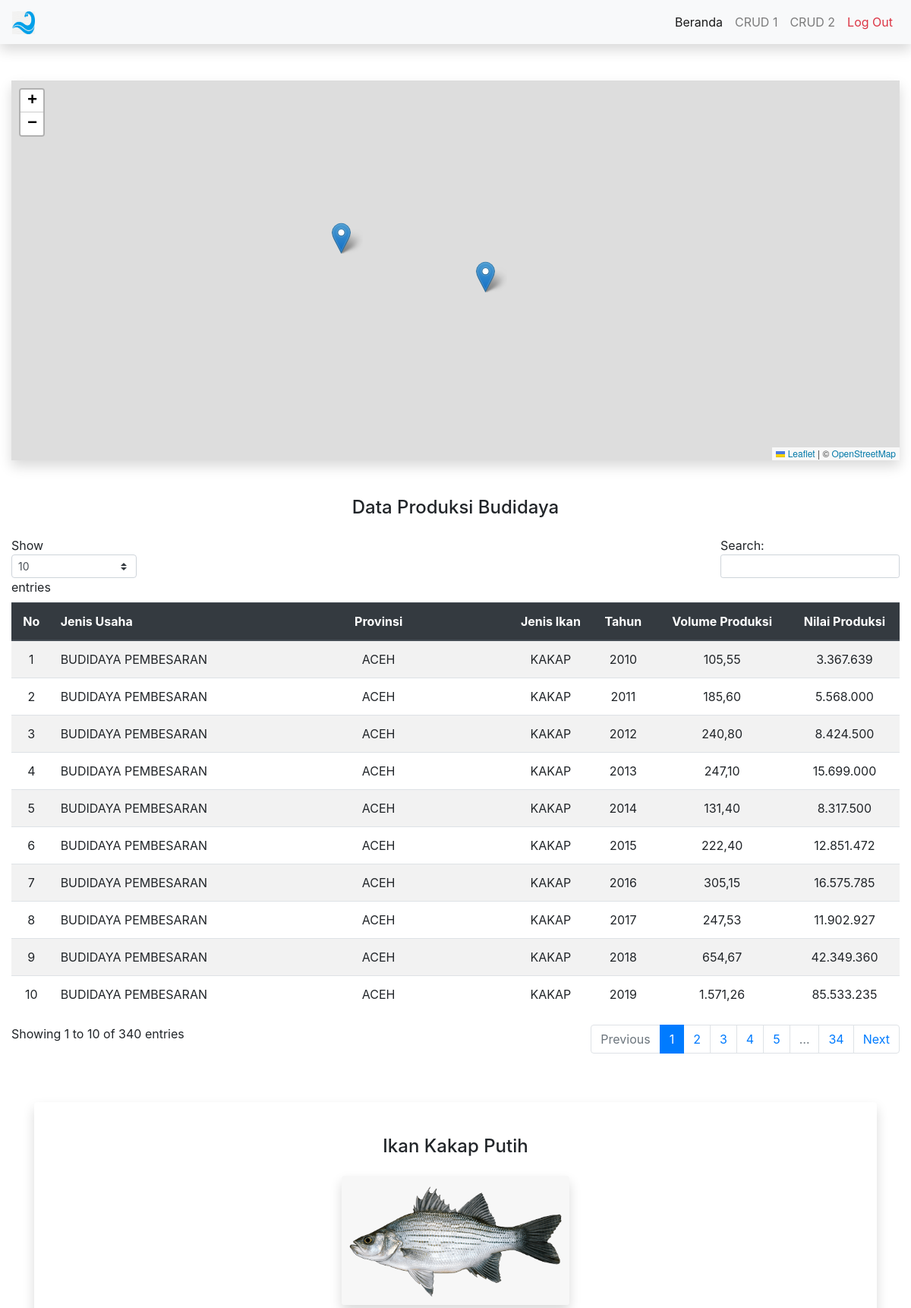
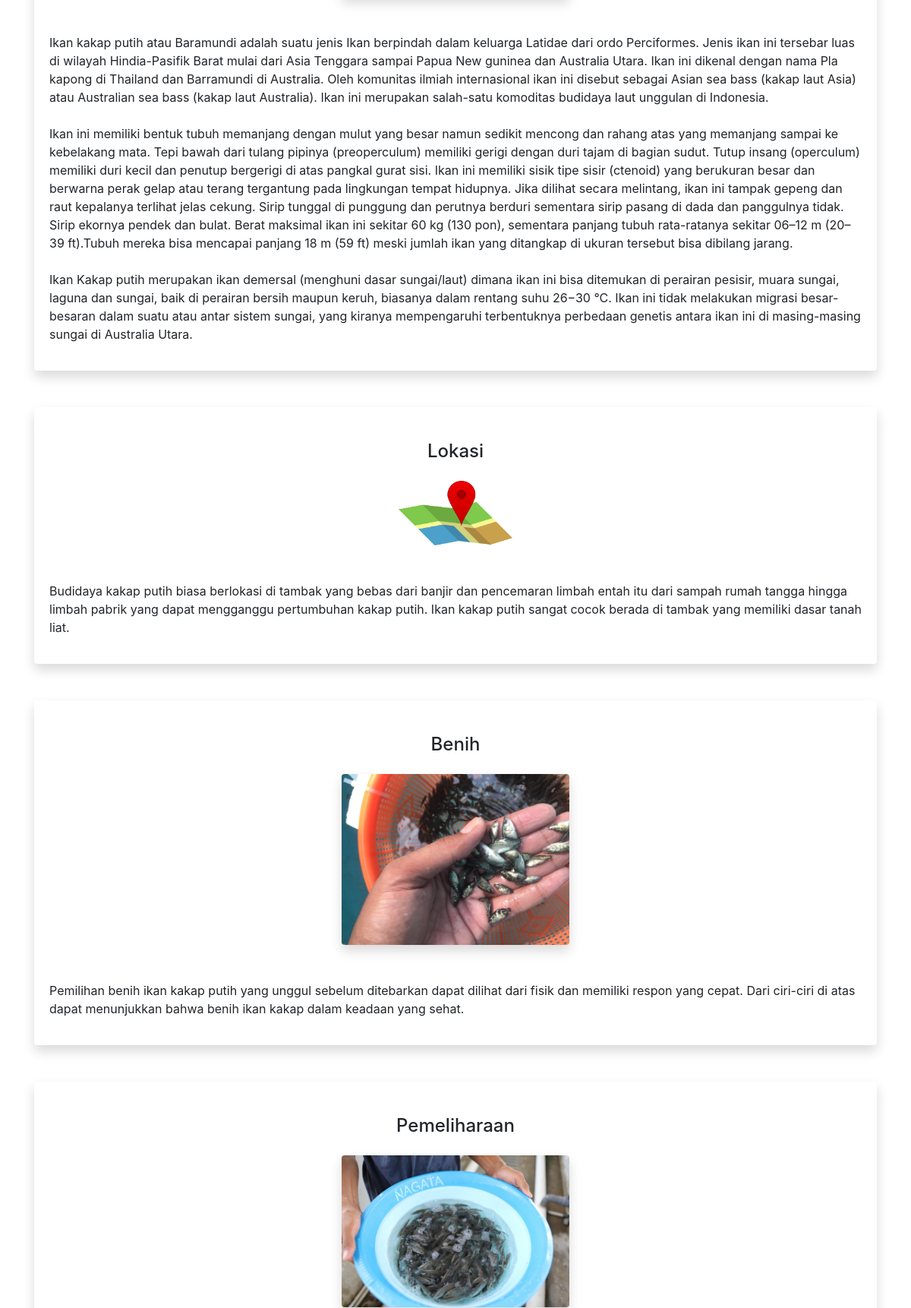
/index.php (signed in, upper part), run on the app's committed database (2 pictures, top to bottom).
### tables this page shows
CREATE TABLE `produksi_budidaya` (
  `id` int(11) NOT NULL,
  `jenis_usaha` varchar(100) DEFAULT NULL,
  `provinsi` varchar(100) DEFAULT NULL,
  `jenis_ikan` varchar(50) DEFAULT NULL,
  `tahun` int(11) DEFAULT NULL,
  `volume` varchar(50) DEFAULT NULL,
  `nilai` varchar(50) DEFAULT NULL
);

### db.php (called while the page is built, shortened)
<?php
function connect_DB()
{
  $conn = new mysqli('localhost', 'root', '', 'uaspemweb');
  return $conn;
}
$conn = connect_DB();
function query_select($table = false, $select = null)
{
  global $conn;
  if ($select) {
    $result = mysqli_query($conn, "SELECT * FROM " . $table . " WHERE " . $select);
  } else {
    $result = mysqli_query($conn, "SELECT * FROM " . $table);
  }
  $rows = [];
  while ($row = mysqli_fetch_assoc($result)) {
    $rows[] = $row;
  }
  return $rows;
}

### index.php (the view, shortened to what this page needs)
<?php
require 'db.php';
$produkBudidaya = query_select('produksi_budidaya');
?>
<?php require 'header.php'; ?>
<?php require 'navbar.php'; ?>
<div class="container-fluid mt-5 ">
  <div id="map" class="shadow"></div>
</div>
<div class="container-fluid mt-5">
  <div class="text-center mb-4">
    <h4>Data Produksi Budidaya</h4>
  </div>
  <table class="table table-striped" id="data">
    <thead class="thead-dark">
      <tr>
        <th class="text-center">No</th>
        <th>Jenis Usaha</th>
        <th class="text-center">Provinsi</th>
        <th class="text-center">Jenis Ikan</th>
        <th class="text-center">Tahun</th>
        <th class="text-center">Volume Produksi</th>
        <th class="text-center">Nilai Produksi</th>
      </tr>
    </thead>
    <tbody>
      <?php $i = 1;  ?>
      <?php foreach ($produkBudidaya as $item) : ?>
        <tr>
          <td class="text-center"><?= $i ?><?php $i++ ?></td>
          <td><?= $item['jenis_usaha'] ?></td>
          <td class="text-center"><?= $item['provinsi'] ?></td>
          <td class="text-center"><?= $item['jenis_ikan'] ?></td>
          <td class="text-center"><?= $item['tahun'] ?></td>
          <td class="text-center"><?= $item['volume'] ?></td>
          <td class="text-center"><?= $item['nilai'] ?></td>
        </tr>
      <?php endforeach; ?>
    </tbody>
  </table>
</div>
<div class="container mt-5">
  <div class="card border-0 shadow">
    <div class="card-body">
      <div class="text-center mb-4 pt-4 pb-4">
        <h4 class="mb-4">Ikan Kakap Putih</h4>
        <img src="images/kakap.png" class="img-fluid text-center rounded shadow" alt="" style="width: 300px;">
      </div>
      <p>
        Ikan kakap putih atau Baramundi adalah suatu jenis Ikan berpindah dalam keluarga Latidae dari ordo Perciformes. Jenis ikan ini tersebar luas di wilayah Hindia-Pasifik Barat mulai dari Asia Tenggara sampai Papua New guninea dan Australia Utara. Ikan ini dikenal dengan nama Pla kapong di Thailand dan Barramundi di Australia. Oleh komunitas ilmiah internasional ikan ini disebut sebagai Asian sea bass (kakap laut Asia) atau Australian sea bass (kakap laut Australia). Ikan ini merupakan salah-satu komoditas budidaya laut unggulan di Indonesia.<br><br>
        Ikan ini memiliki bentuk tubuh memanjang dengan mulut yang besar namun sedikit mencong dan rahang atas yang memanjang sampai ke kebelakang mata. Tepi bawah dari tulang pipinya (preoperculum) memiliki gerigi dengan duri tajam di bagian sudut. Tutup insang (operculum) memiliki duri kecil dan penutup bergerigi di atas pangkal gurat sisi. Ikan ini memiliki sisik tipe sisir (ctenoid) yang berukuran besar dan berwarna perak gelap atau terang tergantung pada lingkungan tempat hidupnya. Jika dilihat secara melintang, ikan ini tampak gepeng dan raut kepalanya terlihat jelas cekung. Sirip tunggal di punggung dan perutnya berduri sementara sirip pasang di dada dan panggulnya tidak. Sirip ekornya pendek dan bulat. Berat maksimal ikan ini sekitar 60 kg (130 pon), sementara panjang tubuh rata-ratanya sekitar 06–12 m (20–39 ft).Tubuh mereka bisa mencapai panjang 18 m (59 ft) meski jumlah ikan yang ditangkap di ukuran tersebut bisa dibilang jarang.<br><br>
        Ikan Kakap putih merupakan ikan demersal (menghuni dasar sungai/laut) dimana ikan ini bisa ditemukan di perairan pesisir, muara sungai, laguna dan sungai, baik di perairan bersih maupun keruh, biasanya dalam rentang suhu 26−30 °C. Ikan ini tidak melakukan migrasi besar-besaran dalam suatu atau antar sistem sungai, yang kiranya mempengaruhi terbentuknya perbedaan genetis antara ikan ini di masing-masing sungai di Australia Utara.<br>
      </p>
    </div>
  </div>
</div>
<div class="container mt-5">
  <div class="card border-0 shadow">
    <div class="card-body">
      <div class="text-center mb-4 pt-4 pb-4">
        <h4 class="mb-4">Lokasi</h4>
        <img src="images/lokasi.png" class="img-fluid text-center rounded" alt="" style="width: 150px;">
      </div>
      <p>
        Budidaya kakap putih biasa berlokasi di tambak yang bebas dari banjir dan pencemaran limbah entah itu dari sampah rumah tangga hingga limbah pabrik yang dapat mengganggu pertumbuhan kakap putih. Ikan kakap putih sangat cocok berada di tambak yang memiliki dasar tanah liat.
      </p>
    </div>
  </div>
</div>
<div class="container mt-5">
  <div class="card border-0 shadow">
    <div class="card-body">
      <div class="text-center mb-4 pt-4 pb-4">
        <h4 class="mb-4">Benih</h4>
        <img src="images/benih.jpg" class="img-fluid text-center rounded shadow" alt="" style="width: 300px;">
      </div>
      <p>
        Pemilihan benih ikan kakap putih yang unggul sebelum ditebarkan dapat dilihat dari fisik dan memiliki respon yang cepat. Dari ciri-ciri di atas dapat menunjukkan bahwa benih ikan kakap dalam keadaan yang sehat.
      </p>
    </div>
  </div>
</div>
<div class="container mt-5">
  <div class="card border-0 shadow">
    <div class="card-body">
      <div class="text-center mb-4 pt-4 pb-4">
        <h4 class="mb-4">Pemeliharaan</h4>
        <img src="images/pemeliharaan.jpg" class="img-fluid text-center rounded shadow" alt="" style="width: 300px;">
      </div>
    </div>
  </div>
</div>
<?php require 'footer.php'; ?>

### header.php (shortened to what this page needs)
<!doctype html>
<html lang="en">
<head>
  <link rel="stylesheet" href="https://cdn.jsdelivr.net/npm/bootstrap@4.6.2/dist/css/bootstrap.min.css">
  <link rel="stylesheet" href="https://unpkg.com/leaflet@1.9.3/dist/leaflet.css" />
</head>
<body>

### navbar.php (shortened to what this page needs)
<nav class="navbar navbar-expand-lg navbar-light bg-light shadow">
  <a class="navbar-brand" href="#">
    <img src="images/logo.png" width="30" height="30" alt="">
  </a>
  <div class="collapse navbar-collapse" id="navbarSupportedContent">
    <ul class="navbar-nav ml-auto">
      <li class="nav-item active">
        <a class="nav-link" href="index.php">Beranda <span class="sr-only">(current)</span></a>
      </li>
      <li class="nav-item">
        <a class="nav-link" href="crud_1.php">CRUD 1</a>
      </li>
      <li class="nav-item">
        <a class="nav-link" href="crud_2.php">CRUD 2</a>
      </li>
      <li class="nav-item">
        <a class="nav-link text-danger" href="logout.php">Log Out</a>
      </li>
    </ul>
  </div>
</nav>

### footer.php (shortened to what this page needs)
</body>
</html>

### index.php (style rules this page uses)
#map { height: 500px; }

### data on the page
produksi_budidaya: jenis_usaha "BUDIDAYA PEMBESARAN", provinsi "ACEH", jenis_ikan "KAKAP", tahun "2010", volume "105,55", nilai "3.367.639"
produksi_budidaya: jenis_usaha "BUDIDAYA PEMBESARAN", provinsi "ACEH", jenis_ikan "KAKAP", tahun "2011", volume "185,60", nilai "5.568.000"
produksi_budidaya: jenis_usaha "BUDIDAYA PEMBESARAN", provinsi "ACEH", jenis_ikan "KAKAP", tahun "2012", volume "240,80", nilai "8.424.500"
produksi_budidaya: jenis_usaha "BUDIDAYA PEMBESARAN", provinsi "ACEH", jenis_ikan "KAKAP", tahun "2013", volume "247,10", nilai "15.699.000"
produksi_budidaya: jenis_usaha "BUDIDAYA PEMBESARAN", provinsi "ACEH", jenis_ikan "KAKAP", tahun "2014", volume "131,40", nilai "8.317.500"
produksi_budidaya: jenis_usaha "BUDIDAYA PEMBESARAN", provinsi "ACEH", jenis_ikan "KAKAP", tahun "2015", volume "222,40", nilai "12.851.472"
produksi_budidaya: jenis_usaha "BUDIDAYA PEMBESARAN", provinsi "ACEH", jenis_ikan "KAKAP", tahun "2016", volume "305,15", nilai "16.575.785"
produksi_budidaya: jenis_usaha "BUDIDAYA PEMBESARAN", provinsi "ACEH", jenis_ikan "KAKAP", tahun "2017", volume "247,53", nilai "11.902.927"
produksi_budidaya: jenis_usaha "BUDIDAYA PEMBESARAN", provinsi "ACEH", jenis_ikan "KAKAP", tahun "2018", volume "654,67", nilai "42.349.360"
produksi_budidaya: jenis_usaha "BUDIDAYA PEMBESARAN", provinsi "ACEH", jenis_ikan "KAKAP", tahun "2019", volume "1.571,26", nilai "85.533.235"
